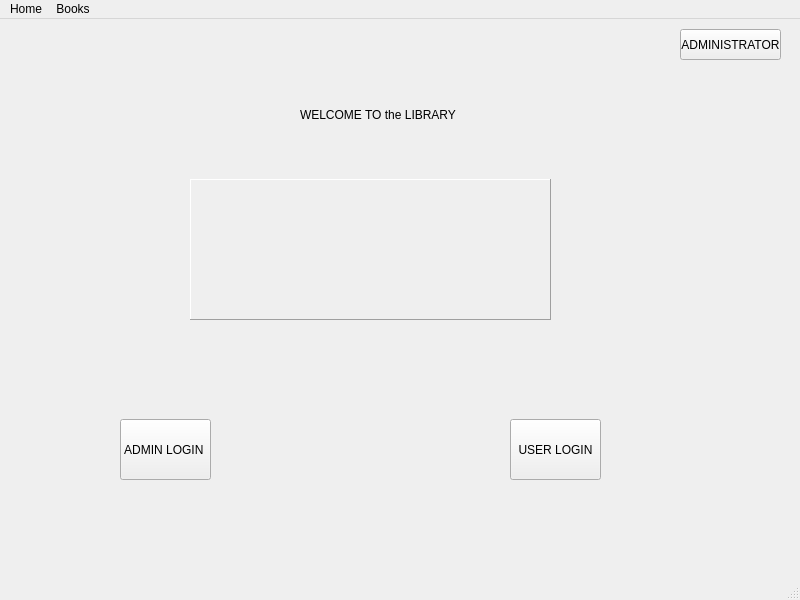
<?xml version="1.0" encoding="UTF-8"?>
<ui version="4.0">
 <class>theLibrary</class>
 <widget class="QMainWindow" name="theLibrary">
  <property name="geometry">
   <rect>
    <x>0</x>
    <y>0</y>
    <width>800</width>
    <height>600</height>
   </rect>
  </property>
  <property name="windowTitle">
   <string>theLibrary</string>
  </property>
  <widget class="QWidget" name="centralwidget">
   <widget class="QLabel" name="imgLibrary">
    <property name="geometry">
     <rect>
      <x>190</x>
      <y>160</y>
      <width>361</width>
      <height>141</height>
     </rect>
    </property>
    <property name="autoFillBackground">
     <bool>false</bool>
    </property>
    <property name="frameShape">
     <enum>QFrame::Panel</enum>
    </property>
    <property name="frameShadow">
     <enum>QFrame::Raised</enum>
    </property>
    <property name="text">
     <string/>
    </property>
   </widget>
   <widget class="QLabel" name="Welcome">
    <property name="geometry">
     <rect>
      <x>200</x>
      <y>60</y>
      <width>351</width>
      <height>71</height>
     </rect>
    </property>
    <property name="text">
     <string>WELCOME TO the LIBRARY</string>
    </property>
    <property name="indent">
     <number>100</number>
    </property>
   </widget>
   <widget class="QPushButton" name="btnadminlogin">
    <property name="geometry">
     <rect>
      <x>120</x>
      <y>400</y>
      <width>91</width>
      <height>61</height>
     </rect>
    </property>
    <property name="text">
     <string>ADMIN LOGIN </string>
    </property>
   </widget>
   <widget class="QPushButton" name="btnadmin2login">
    <property name="geometry">
     <rect>
      <x>680</x>
      <y>10</y>
      <width>101</width>
      <height>31</height>
     </rect>
    </property>
    <property name="text">
     <string>ADMINISTRATOR</string>
    </property>
   </widget>
   <widget class="QPushButton" name="btnuserlogin">
    <property name="geometry">
     <rect>
      <x>510</x>
      <y>400</y>
      <width>91</width>
      <height>61</height>
     </rect>
    </property>
    <property name="text">
     <string>USER LOGIN</string>
    </property>
   </widget>
  </widget>
  <widget class="QMenuBar" name="menubar">
   <property name="geometry">
    <rect>
     <x>0</x>
     <y>0</y>
     <width>800</width>
     <height>21</height>
    </rect>
   </property>
   <widget class="QMenu" name="menuHome">
    <property name="title">
     <string>Home</string>
    </property>
   </widget>
   <widget class="QMenu" name="menuBooks">
    <property name="title">
     <string>Books</string>
    </property>
   </widget>
   <addaction name="menuHome"/>
   <addaction name="menuBooks"/>
  </widget>
  <widget class="QStatusBar" name="statusbar"/>
 </widget>
 <resources/>
 <connections/>
</ui>
